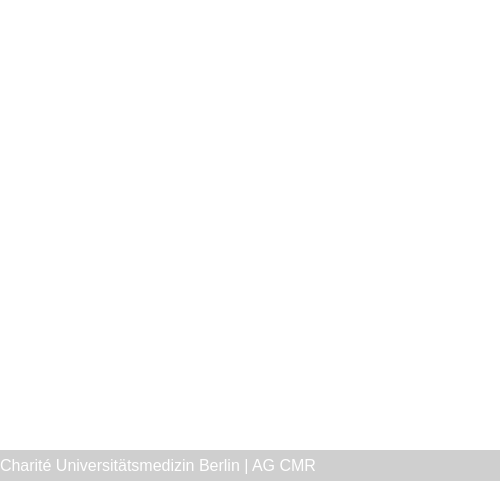
<?xml version="1.0" encoding="UTF-8"?>
<ui version="4.0">
 <class>Dialog</class>
 <widget class="QDialog" name="Dialog">
  <property name="geometry">
   <rect>
    <x>0</x>
    <y>0</y>
    <width>500</width>
    <height>500</height>
   </rect>
  </property>
  <property name="windowTitle">
   <string>MARISSA - Info</string>
  </property>
  <property name="styleSheet">
   <string notr="true">background-color: rgb(255, 255, 255);</string>
  </property>
  <widget class="QLabel" name="label_6">
   <property name="geometry">
    <rect>
     <x>0</x>
     <y>450</y>
     <width>501</width>
     <height>31</height>
    </rect>
   </property>
   <property name="font">
    <font>
     <family>Arial</family>
     <pointsize>12</pointsize>
     <weight>9</weight>
     <italic>false</italic>
     <bold>false</bold>
    </font>
   </property>
   <property name="styleSheet">
    <string notr="true">color: rgb(255, 255, 255);
background-color: rgb(207, 207, 207);
font: 75 12pt &quot;Arial&quot;;</string>
   </property>
   <property name="text">
    <string>Charité Universitätsmedizin Berlin | AG CMR</string>
   </property>
   <property name="alignment">
    <set>Qt::AlignLeading|Qt::AlignLeft|Qt::AlignVCenter</set>
   </property>
   <property name="wordWrap">
    <bool>true</bool>
   </property>
  </widget>
  <widget class="QLabel" name="lbl_icon_marissa_show">
   <property name="geometry">
    <rect>
     <x>10</x>
     <y>20</y>
     <width>480</width>
     <height>125</height>
    </rect>
   </property>
   <property name="text">
    <string/>
   </property>
  </widget>
  <widget class="QPlainTextEdit" name="lbl_Info">
   <property name="geometry">
    <rect>
     <x>0</x>
     <y>170</y>
     <width>481</width>
     <height>261</height>
    </rect>
   </property>
   <property name="styleSheet">
    <string notr="true">background-color: rgb(255, 255, 255);
border: 0px;</string>
   </property>
   <property name="textInteractionFlags">
    <set>Qt::NoTextInteraction</set>
   </property>
  </widget>
 </widget>
 <resources/>
 <connections/>
</ui>
